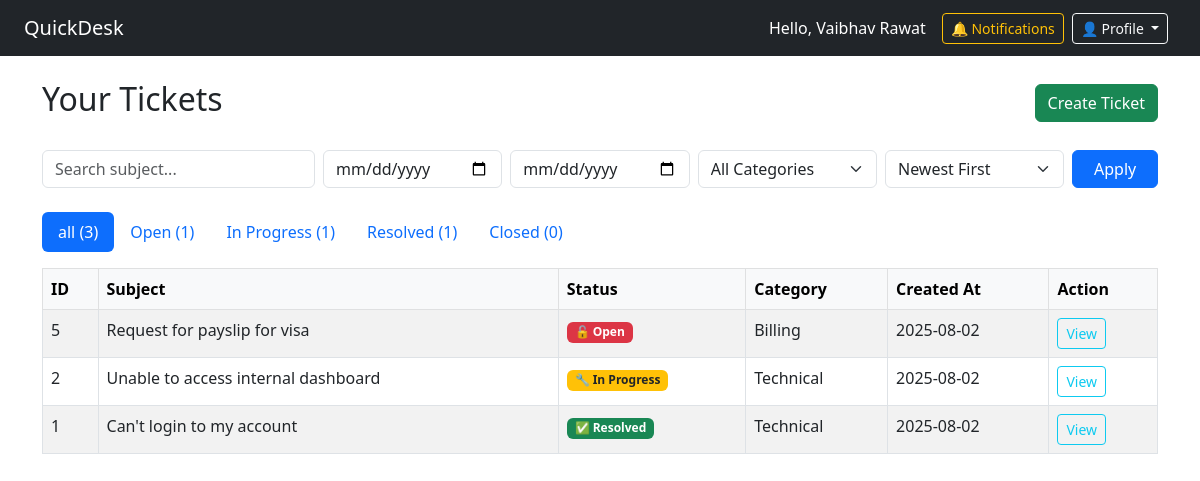
The page /dashboard (signed in) on the database its author committed.
### app.py (models this page shows, shortened)
class User(db.Model, UserMixin):
    id = db.Column(db.Integer, primary_key=True)
    email = db.Column(db.String(150), unique=True, nullable=False)
    name = db.Column(db.String(150), nullable=False)
    password_hash = db.Column(db.String(200), nullable=False)
    role = db.Column(db.String(50), default='user')
    is_active = db.Column(db.Boolean, default=True)
    notifications = db.relationship('Notification', backref='user', lazy='dynamic')
    tickets = db.relationship('Ticket', backref='owner', lazy=True)
    replies = db.relationship('TicketReply', backref='author', lazy=True)

class Ticket(db.Model):
    id = db.Column(db.Integer, primary_key=True)
    subject = db.Column(db.String(200), nullable=False)
    description = db.Column(db.Text, nullable=False)
    category = db.Column(db.String(100), nullable=False)
    attachment = db.Column(db.String(200))
    status = db.Column(db.String(50), default='Open')
    user_id = db.Column(db.Integer, db.ForeignKey('user.id'), nullable=False)
    user_name = db.Column(db.String(150), nullable=False)  # ✅ store user name
    created_at = db.Column(db.DateTime, default=datetime.utcnow)
    replies = db.relationship('TicketReply', backref='ticket', lazy=True)

### app.py (the view)
@app.route('/dashboard')
@login_required
def dashboard():
    if current_user.role != 'user':
        flash("Access denied.", "warning")
        return redirect(url_for('login'))
    status_filter = request.args.get('status', 'all')
    search = request.args.get('search', '').strip()
    start_date = request.args.get('start_date')
    end_date = request.args.get('end_date')
    sort_order = request.args.get('sort', 'desc')  # 'asc' or 'desc'
    query = Ticket.query.filter_by(user_id=current_user.id)
    if status_filter != 'all':
        query = query.filter_by(status=status_filter)
    if search:
        query = query.filter(Ticket.subject.ilike(f'%{search}%'))
    if start_date:
        try:
            start = datetime.strptime(start_date, '%Y-%m-%d')
            query = query.filter(Ticket.created_at >= start)
        except:
            pass
    if end_date:
        try:
            end = datetime.strptime(end_date, '%Y-%m-%d')
            query = query.filter(Ticket.created_at <= end)
        except:
            pass
    if sort_order == 'asc':
        query = query.order_by(Ticket.created_at.asc())
    else:
        query = query.order_by(Ticket.created_at.desc())
    tickets = query.all()
    category_filter = request.args.get('category')
    if category_filter:
        query = query.filter(Ticket.category == category_filter)
    categories = Category.query.all()  # ✅ Pass this to the template
    all_count = Ticket.query.filter_by(user_id=current_user.id).count()
    open_count = Ticket.query.filter_by(user_id=current_user.id, status='Open').count()
    inprogress_count = Ticket.query.filter_by(user_id=current_user.id, status='In Progress').count()
    resolved_count = Ticket.query.filter_by(user_id=current_user.id, status='Resolved').count()
    closed_count = Ticket.query.filter_by(user_id=current_user.id, status='Closed').count()
    return render_template('dashboard.html',
                       tickets=tickets,
                       categories=categories,
                       all_count=all_count,
                       open_count=open_count,
                       inprogress_count=inprogress_count,
                       resolved_count=resolved_count,
                       closed_count=closed_count,
                       current_status=status_filter,
                       search=search,
                       sort_order=sort_order,
                       start_date=start_date,
                       end_date=end_date)

### app.py (called while the page is built)
@login_manager.user_loader
def load_user(user_id):
    return User.query.get(int(user_id))

### templates/dashboard.html (shortened to what this page needs)
{% extends 'base.html' %}
{% block content %}
<div class="d-flex justify-content-between align-items-center mb-4">
  <h2>Your Tickets</h2>
  <a href="{{ url_for('create_ticket') }}" class="btn btn-success">Create Ticket</a>
</div>
<form method="GET" action="{{ url_for('dashboard') }}" class="row g-2 mb-4">
  <div class="col-md-3">
    <input type="text" name="search" class="form-control" placeholder="Search subject..." value="{{ request.args.get('search', '') }}">
  </div>
  <div class="col-md-2">
    <input type="date" name="start_date" class="form-control" value="{{ request.args.get('start_date', '') }}">
  </div>
  <div class="col-md-2">
    <input type="date" name="end_date" class="form-control" value="{{ request.args.get('end_date', '') }}">
  </div>
  <div class="col-md-2">
    <select name="category" class="form-select">
      <option value="">All Categories</option>
    </select>
  </div>
  <div class="col-md-2">
    <select name="sort" class="form-select">
      <option value="desc" {% if request.args.get('sort', 'desc') == 'desc' %}selected{% endif %}>Newest First</option>
    </select>
  </div>
  <div class="col-md-1">
    <button class="btn btn-primary w-100">Apply</button>
  </div>
</form>
<ul class="nav nav-pills mb-3">
  {% for label, count in [('all', all_count), ('Open', open_count), ('In Progress', inprogress_count), ('Resolved', resolved_count), ('Closed', closed_count)] %}
  <li class="nav-item">
    <a class="nav-link {% if current_status == label %}active{% endif %}"
       href="{{ url_for('dashboard',
                        status=label,
                        search=request.args.get('search', ''),
                        start_date=request.args.get('start_date', ''),
                        end_date=request.args.get('end_date', ''),
                        category=request.args.get('category', ''),
                        sort=request.args.get('sort', 'desc')) }}">
      {{ label }} ({{ count }})
    </a>
  </li>
  {% endfor %}
</ul>
<table class="table table-striped table-bordered">
  <thead class="table-light">
    <tr>
      <th>ID</th>
      <th>Subject</th>
      <th>Status</th>
      <th>Category</th>
      <th>Created At</th>
      <th>Action</th>
    </tr>
  </thead>
  <tbody>
    {% for ticket in tickets %}
    <tr>
      <td>{{ ticket.id }}</td>
      <td>{{ ticket.subject }}</td>
      <td>
        {% if ticket.status == 'Open' %}
          <span class="badge bg-danger">🔓 Open</span>
        {% elif ticket.status == 'In Progress' %}
          <span class="badge bg-warning text-dark">🔧 In Progress</span>
        {% elif ticket.status == 'Resolved' %}
          <span class="badge bg-success">✅ Resolved</span>
        {% elif ticket.status == 'Closed' %}
          <span class="badge bg-secondary">🔒 Closed</span>
        {% else %}
          <span class="badge bg-dark">{{ ticket.status }}</span>
        {% endif %}
      </td>
      <td>{{ ticket.category or '—' }}</td>
      <td>{{ ticket.created_at.strftime('%Y-%m-%d') }}</td>
      <td>
        <a href="{{ url_for('ticket_detail', ticket_id=ticket.id) }}" class="btn btn-sm btn-outline-info">View</a>
      </td>
    </tr>
    {% else %}
    <tr>
      <td colspan="6" class="text-center">No tickets found matching your filters.</td>
    </tr>
    {% endfor %}
  </tbody>
</table>
{% endblock %}

### templates/base.html (shortened to what this page needs)
<!DOCTYPE html>
<html lang="en">
<head>
  <link href="https://cdn.jsdelivr.net/npm/bootstrap@5.3.0/dist/css/bootstrap.min.css" rel="stylesheet">
</head>
<body>
  <nav class="navbar navbar-expand-lg navbar-dark bg-dark px-4">
    <a class="navbar-brand" href="{{ url_for('dashboard') }}">QuickDesk</a>
    {% if current_user.is_authenticated %}
    <div class="ms-auto d-flex align-items-center">
      <span class="text-white me-3">Hello, {{ current_user.name }}</span>
      <a class="btn btn-sm btn-outline-warning me-2" href="{{ url_for('notifications') }}">
        🔔 Notifications
      </a>
      <div class="dropdown me-2">
        <button class="btn btn-sm btn-outline-light dropdown-toggle" type="button" data-bs-toggle="dropdown">
          👤 Profile
        </button>
      </div>
    </div>
    {% else %}
    <div class="ms-auto">
      <a class="btn btn-outline-light btn-sm" href="{{ url_for('login') }}">Login</a>
    </div>
    {% endif %}
  </nav>
  <div class="container mt-4">
    {% block content %}{% endblock %}
  </div>
</body>
</html>

### rows shown on the page
User: name "Vaibhav Rawat"
Ticket: status "Resolved", id "1", subject "Can't login to my account", shows "✅ Resolved", category "Technical", created_at "2025-08-02"
Ticket: id "5", subject "Request for payslip for visa", status "🔓 Open", category "Billing", created_at "2025-08-02"
Ticket: id "2", subject "Unable to access internal dashboard", status "🔧 In Progress", category "Technical", created_at "2025-08-02"

### other values the page prints
{{ label }} "all" "Open" "In Progress" "Closed"
{{ count }} "3" "1" "1" "0"
